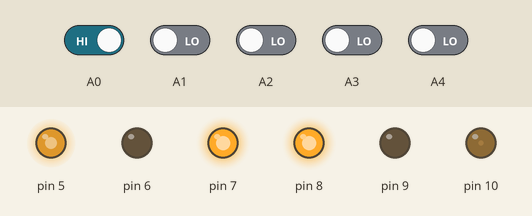
Recording of a sketch running on a simulated Arduino Uno, built with avr-gcc and run on an emulated ATmega328P. Parts: output pins drawn as LEDs (lit = HIGH). Inputs (shaded band) come from the test bench; at power-on: A0 HIGH, A1–4 LOW.

Above: at 1.2 s.
1.3 s: A0 driven LOW
At 2.2 s:
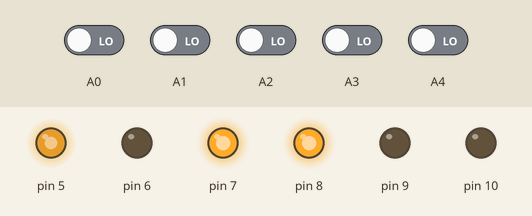
2.8 s: A2 driven HIGH
At 3.3 s:
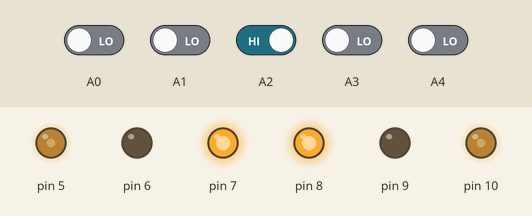
4.3 s: A1 driven HIGH
At 5.6 s:
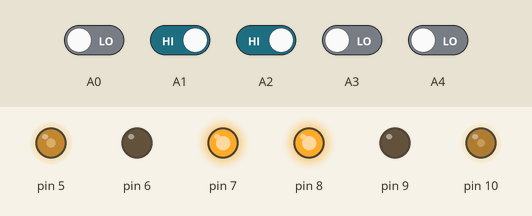
Timing chart, 0 to 7.3 s (numbered marks = the images above; inputs shaded):
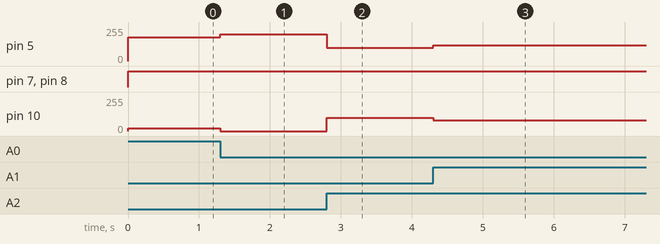

The sketch:

Zippy.ino
```cpp
float Kp = 20, Ki = 0, Kd = 0;
float error = 0, P = 0, I = 0, D = 0, PID_value = 0;
float previous_error = 0, previous_I = 0;
int sen1 = 0, sen2 = 0, sen3 = 0, sen4 = 0, sen5 = 0;
int initial_motor_speed = 100 , left_motor_speed = 0 , right_motor_speed = 0;
int X = 0; // Background
int Y = 1; // Line

void read_sensor_values(void);
void calculate_pid(void);
void motor_control(void);

void setup()
{
  pinMode(6, OUTPUT);
  pinMode(7, OUTPUT);
  pinMode(8, OUTPUT);
  pinMode(9, OUTPUT);
  pinMode(10, OUTPUT);
  pinMode(5, OUTPUT);
}

void loop()
{
  read_sensor_values();
  calculate_pid();
  motor_control();
}

void read_sensor_values()
{
  sen1 = digitalRead(A0);
  sen2 = digitalRead(A1);
  sen3 = digitalRead(A2);
  sen4 = digitalRead(A3);
  sen5 = digitalRead(A4);

  if      ((sen1 == X) && (sen2 == X) && (sen3 == X) && (sen4 == X) && (sen5 == Y)) error = 4;
  else if ((sen1 == X) && (sen2 == X) && (sen3 == X) && (sen4 == Y) && (sen5 == Y)) error = 3;
  else if ((sen1 == X) && (sen2 == X) && (sen3 == X) && (sen4 == Y) && (sen5 == X)) error = 2;
  else if ((sen1 == X) && (sen2 == X) && (sen3 == Y) && (sen4 == Y) && (sen5 == X)) error = 1;

  else if ((sen1 == X) && (sen2 == X) && (sen3 == Y) && (sen4 == X) && (sen5 == X)) error = 0;

  else if ((sen1 == X) && (sen2 == Y) && (sen3 == Y) && (sen4 == X) && (sen5 == X)) error = -1;
  else if ((sen1 == X) && (sen2 == Y) && (sen3 == X) && (sen4 == X) && (sen5 == X)) error = -2;
  else if ((sen1 == Y) && (sen2 == Y) && (sen3 == X) && (sen4 == X) && (sen5 == X)) error = -3;
  else if ((sen1 == Y) && (sen2 == X) && (sen3 == X) && (sen4 == X) && (sen5 == X)) error = -4;
  else if ((sen1 == X) && (sen2 == X) && (sen3 == X) && (sen4 == X) && (sen5 == X))
  {
    if (error == 4)
    {
      error = 5;
    }

    else if (error == -4)
    {
      error = -5;
    }
  }
}

void calculate_pid()
{
  P = error;
  I = error + previous_I;
  D = error - previous_error;

  PID_value = (Kp * P) + (Ki * I) + (Kd * D);

  previous_I = I;
  previous_error = error;
}

void motor_control()
{
  left_motor_speed = initial_motor_speed - PID_value;
  right_motor_speed = initial_motor_speed + PID_value;

  left_motor_speed = constrain(left_motor_speed, 0, 255);
  right_motor_speed = constrain(right_motor_speed, 0, 255);

  analogWrite(5, left_motor_speed);
  analogWrite(10, right_motor_speed);

  forward();
}

void forward()
{
  digitalWrite(7, HIGH);
  digitalWrite(6, LOW);
  digitalWrite(8, HIGH);
  digitalWrite(9, LOW);
}
```

Measured:
- after the input at 1.3 s, pin 5: 180/255 → 200/255 at once; pin 10: 20/255 → 0/255 at once
- after the input at 2.8 s, pin 5: 200/255 → 100/255 at once; pin 10: 0/255 → 100/255 at once
- after the input at 4.3 s, pin 5: 100/255 → 120/255 at once; pin 10: 100/255 → 80/255 at once
